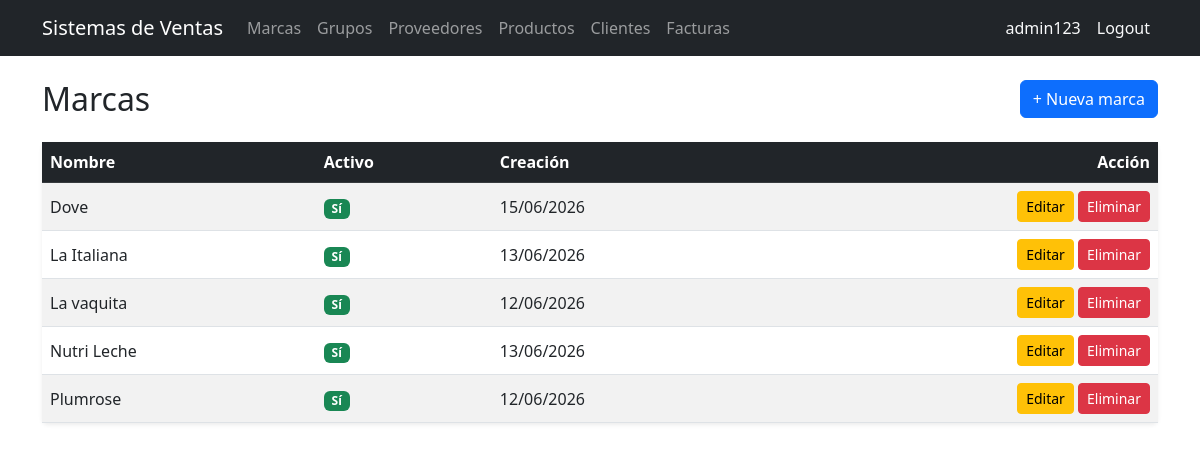
The page /brands/ (signed in) on the database its author committed.
### billing/models.py (models this page shows, shortened)
class Brand(models.Model):
    name = models.CharField(max_length=100, unique=True, verbose_name='Nombre de marca')
    description = models.TextField(blank=True, null=True , verbose_name='Descripción')
    is_active = models.BooleanField(default=True, verbose_name='Activo')
    created_at = models.DateTimeField(auto_now_add=True)
    updated_at = models.DateTimeField(auto_now=True)
    class Meta:
        verbose_name = 'Brand'
        verbose_name_plural = 'Brands'
        ordering = ['name']

### billing/views.py (the view)
# urls.py: path('', RedirectView.as_view(pattern_name='billing:brand_list'), name='home'),
@login_required
def brand_list(request):
    brands = Brand.objects.all()
    return render(request, 'billing/brand_list.html', {'brands': brands})

### billing/templates/billing/brand_list.html (shortened to what this page needs)
{% extends 'billing/base.html' %}
{% block content %}
<div class="d-flex justify-content-between align-items-center mb-4">
  <h2 class="mb-0">Marcas</h2>
  <a href="{% url 'billing:brand_create' %}" class="btn btn-primary">+ Nueva marca</a>
</div>
<div class="card shadow-sm border-0">
  <div class="table-responsive">
    <table class="table table-striped table-hover align-middle mb-0">
      <thead class="table-dark">
        <tr><th>Nombre</th><th>Activo</th><th>Creación</th><th class="text-end">Acción</th></tr>
      </thead>
      <tbody>
        {% for brand in brands %}
        <tr>
          <td>{{ brand.name }}</td>
          <td>
            {% if brand.is_active %}
              <span class="badge bg-success">Sí</span>
            {% else %}
              <span class="badge bg-secondary">No</span>
            {% endif %}
          </td>
          <td>{{ brand.created_at|date:"d/m/Y" }}</td>
          <td class="text-end">
            <a href="{% url 'billing:brand_update' brand.pk %}" class="btn btn-sm btn-warning">Editar</a>
            <a href="{% url 'billing:brand_delete' brand.pk %}" class="btn btn-sm btn-danger">Eliminar</a>
          </td>
        </tr>
        {% empty %}
        <tr><td colspan="4" class="text-center text-muted py-4">No existen marcas.</td></tr>
        {% endfor %}
      </tbody>
    </table>
  </div>
</div>
{% endblock %}

### billing/templates/billing/base.html (shortened to what this page needs)
<!DOCTYPE html>
<html lang="es">
<head>
  <link href="https://cdn.jsdelivr.net/npm/bootstrap@5.3.0/dist/css/bootstrap.min.css" rel="stylesheet">
  <link href="https://cdn.jsdelivr.net/npm/bootstrap-icons@1.11.3/font/bootstrap-icons.min.css" rel="stylesheet">
</head>
<body>
<nav class="navbar navbar-expand-lg navbar-dark bg-dark">
  <div class="container">
    <a class="navbar-brand" href="{% url 'billing:brand_list' %}">Sistemas de Ventas</a>
    <div class="collapse navbar-collapse" id="nav">
      <ul class="navbar-nav me-auto">
        {% if user.is_authenticated %}
        <li class="nav-item"><a class="nav-link" href="{% url 'billing:brand_list' %}">Marcas</a></li>
        <li class="nav-item"><a class="nav-link" href="{% url 'billing:productgroup_list' %}">Grupos</a></li>
        <li class="nav-item"><a class="nav-link" href="{% url 'billing:supplier_list' %}">Proveedores</a></li>
        <li class="nav-item"><a class="nav-link" href="{% url 'billing:product_list' %}">Productos</a></li>
        <li class="nav-item"><a class="nav-link" href="{% url 'billing:customer_list' %}">Clientes</a></li>
        <li class="nav-item"><a class="nav-link" href="{% url 'billing:invoice_list' %}">Facturas</a></li>
        {% endif %}
      </ul>
      <ul class="navbar-nav">
        {% if user.is_authenticated %}
        <li class="nav-item"><span class="nav-link text-light">{{ user.username }}</span></li>
        <li class="nav-item">
          <form method="post" action="{% url 'logout' %}" class="d-inline">
            <button type="submit" class="nav-link btn btn-link text-light" style="text-decoration:none;">Logout</button>
          </form>
        </li>
        {% else %}
        <li class="nav-item"><a class="nav-link" href="{% url 'login' %}">Login</a></li>
        <li class="nav-item"><a class="nav-link" href="{% url 'billing:signup' %}">Registarse</a></li>
        {% endif %}
      </ul>
    </div>
  </div>
</nav>
<div class="container mt-4">
  {% block content %}
  {% endblock %}
</div>
</body>
</html>

### rows shown on the page
Brand: name "Dove", is_active "Sí", created_at "15/06/2026"
Brand: name "La Italiana", is_active "Sí", created_at "13/06/2026"
Brand: name "La vaquita", is_active "Sí", created_at "12/06/2026"
Brand: name "Nutri Leche", is_active "Sí", created_at "13/06/2026"
Brand: name "Plumrose", is_active "Sí", created_at "12/06/2026"

### other values the page prints
{{ user.username }} "admin123"
